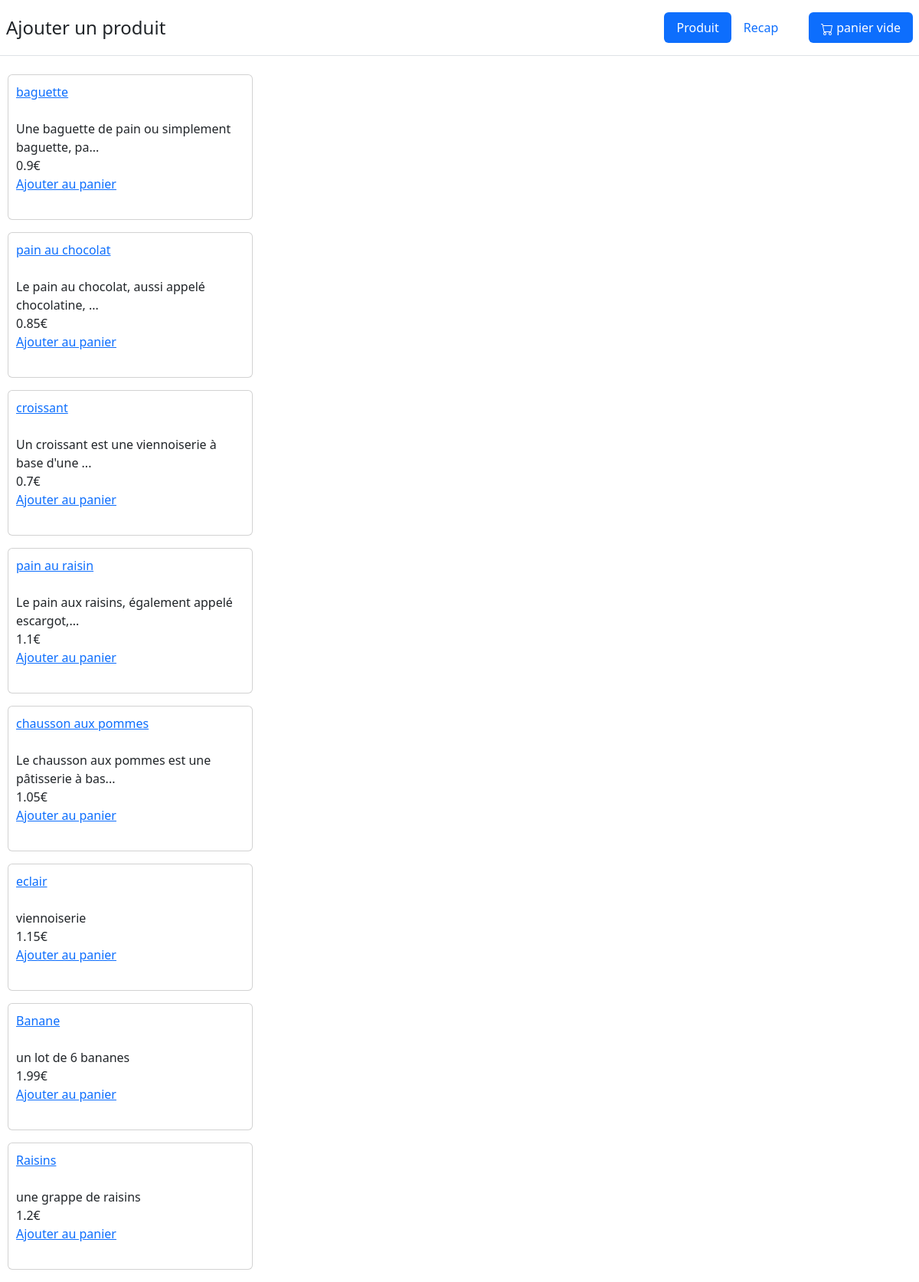
The page / on the database its author committed.
### tables this page shows
CREATE TABLE IF NOT EXISTS `products` (
  `ID` int(11) unsigned NOT NULL AUTO_INCREMENT,
  `name` varchar(255) NOT NULL,
  `price` float NOT NULL,
  `description` text NOT NULL,
  PRIMARY KEY (`ID`)
);

### db-functions.php (called while the page is built, shortened)
<?php
function findAll($pdo){
    $sqlQuery = $pdo->prepare("SELECT * FROM products");
    $sqlQuery->execute();
    $products = $sqlQuery->fetchAll();
}
?>

### index.php (the view, shortened to what this page needs)
<?php
include 'fonctions.php';
?>
<!DOCTYPE html>
<html lang="en">
<head>
    <link href="https://cdn.jsdelivr.net/npm/bootstrap@5.2.2/dist/css/bootstrap.min.css" rel="stylesheet">
</head>
<body>
    <header class="d-flex flex-wrap justify-content-center py-3 mb-4 border-bottom">
        <h1 class="d-flex align-items-center mb-3 mb-md-0 me-md-auto text-dark text-decoration-none fs-4 ms-2 ">Ajouter un produit</h1>
        <ul class="nav nav-pills me-2">
            <li><a class="nav-link active" href="index.php">Produit</a></li>
            <li><a class="nav-link" href="recap.php">Recap</a></li>
            <li class="nav-link active ms-4"><?php if (isset($_SESSION['products'])) {
                            echo affQtt();
                        } else {
                            echo "panier vide";
                        } ?></li>
        </ul>
    </header>
    <?php
    include 'db-functions.php';
    findAll($pdo);
    foreach ($products as $product) {
        $id = $product['ID'];
    ?>
        <p class="card" style="width: 20rem; margin-left:10px; padding:10px;">
            <a href=product.php?id=<?php echo $id ?>><?php echo $product['name']?></a><br>
            <?php echo mb_strimwidth($product['description'], 0, 50, "...")?><br>
            <?php echo $product['price']?>&euro;<br>
            <a href='traitement.php?action=ajouterPanier&id=<?php echo $id?>'>Ajouter au panier</a><br>
        </p><?php
        }
            ?>
</body>
</html>

### fonctions.php (shortened to what this page needs)
<!DOCTYPE html>
<html lang="en">
<head>
    <link href="https://cdn.jsdelivr.net/npm/bootstrap@5.2.2/dist/css/bootstrap.min.css" rel="stylesheet">
</head>
<body>
</body>
</html>

### rows shown on the page
products: name "baguette", description "Une baguette de pain ou simplement baguette, pa...", price "0.9"
products: name "pain au chocolat", description "Le pain au chocolat, aussi appelé chocolatine, ...", price "0.85"
products: name "croissant", description "Un croissant est une viennoiserie à base d'une ...", price "0.7"
products: name "pain au raisin", description "Le pain aux raisins, également appelé escargot,...", price "1.1"
products: name "chausson aux pommes", description "Le chausson aux pommes est une pâtisserie à bas...", price "1.05"
products: name "eclair", description "viennoiserie", price "1.15"
products: name "Banane", description "un lot de 6 bananes", price "1.99"
products: name "Raisins", description "une grappe de raisins", price "1.2"
